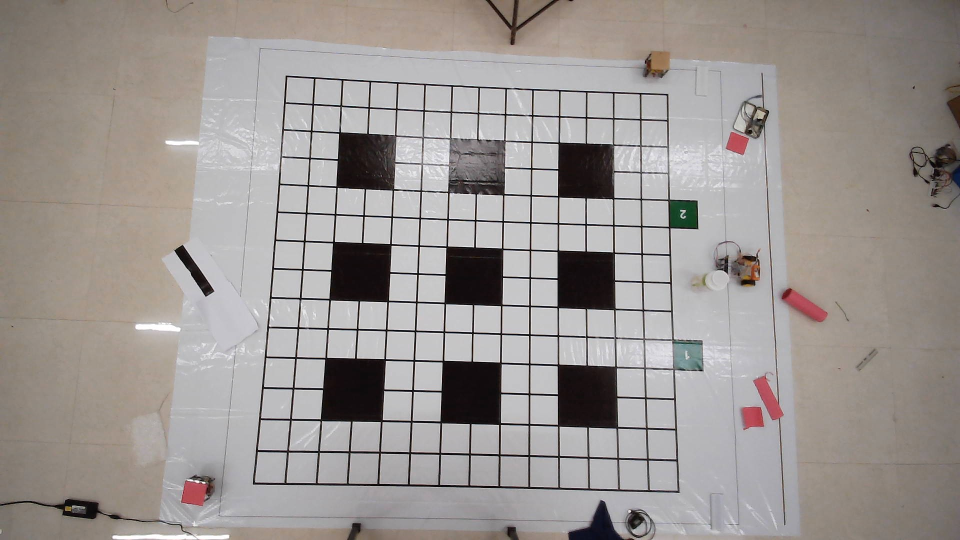
#> input picture img_align.jpg, 1920 x 1080 px (shown at 1/2 size)
$ python -i right_rotate.py   (imports and definitions only)
#> lines starting #> are read from the running program, lines starting #| are printed output that depends on the picture; after the words box and inside, x2 and y2 are one past the last pixel; in counts of white or black regions, pixels touching at a corner belong together
#> further down, picture is the input picture: shape (1080, 1920, 3); mean B, G, R 146.3, 149.5, 155.4
## only for ratating image by pi/2 radians according
# to green square loaction

import cv2
import numpy as np
import imutils
import matplotlib.pyplot as plt

class RotateImage:
    def __init__(self,img):
        self.img = img
        self.cX = 0
        self.cY = 0
        self.ac_rotation = 0
        self.h, self.w = self.img.shape[:2]
#> self.h = 1080; self.w = 1920
        self.total_area = self.h * self.w
#> self.total_area = 2073600
        self.total_rotate = 0

    def SqCenter(self):
        #rgb = cv2.cvtColor(self.img, cv2.COLOR_BGR2RGB)
        hsv = cv2.cvtColor(self.img, cv2.COLOR_BGR2HSV)
#> hsv: shape (1080, 1920, 3); mean H, S, V 63.4, 24.8, 156.3
        mask = cv2.inRange(hsv, (35, 20, 30), (80, 255,255))
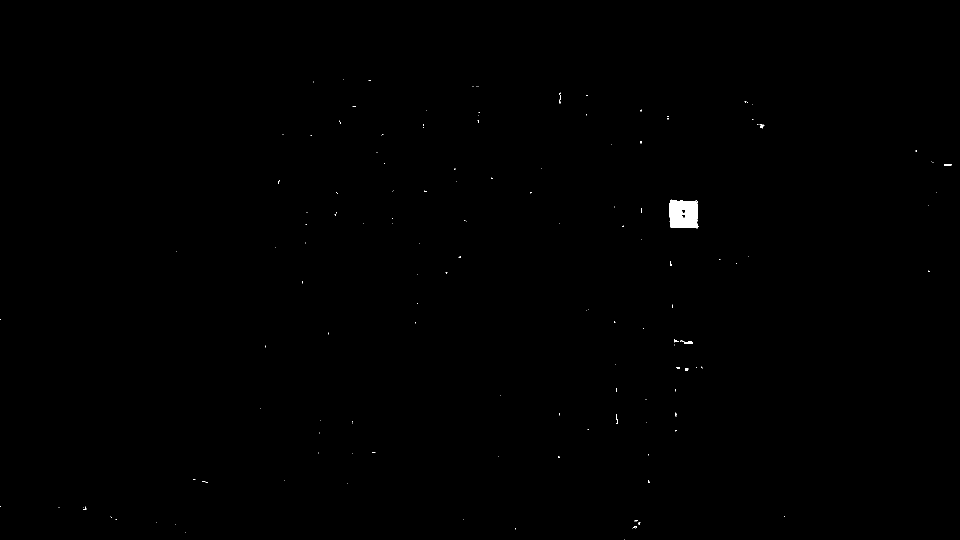
#> mask: shape (1080, 1920) (shown at 1/2 size); 0.18% white; 160 white regions (150 under 20 px)

        # mask = cv2.inRange(hsv, (35, 20, 30), (130, 255,255))
        #hls = cv2.cvtColor(rgb, cv2.COLOR_BGR2HLS)
        #mask = cv2.inRange(hls, (0, 0, 0), (80, 255,255))

        blurred = cv2.blur(mask, (10, 10))

# test results
        #cv2.imshow('rgb', rgb)
        # cv2.imshow('img', self.img)
#        cv2.imshow('blured', blurred)
        cv2.imshow('mask',mask)
        #cv2.imshow('hls',hls)
        #plt.imshow(hls)
        #plt.show()
        cv2.waitKey()
        cv2.destroyAllWindows()
        cnts = cv2.findContours(mask, cv2.RETR_EXTERNAL,
        	cv2.CHAIN_APPROX_SIMPLE)
#> cnts = 160 contours, 156 with area under 20; largest, box (x1, y1, x2, y2) and area: (1339, 400, 1396, 457) 2795, (1360, 681, 1386, 688) 61, (1889, 328, 1904, 332) 32, (1519, 249, 1528, 257) 22
        cnts = imutils.grab_contours(cnts)
        try :
            c = max(cnts,key=cv2.contourArea)
#> c = contour of 32 points, box (x1, y1, x2, y2) (1339, 400, 1396, 457), area 2795
            cv2.contourArea(c) > (0.005*self.total_area)
            M = cv2.moments(c)
#> M = moments, m00 2795, centre m10/m00, m01/m00 = (1366.1, 428.4)

            self.cX = int(M["m10"] / M["m00"])
#> self.cX = 1366
            self.cY = int(M["m01"] / M["m00"])
#> self.cY = 428

# [4 lines of commented-out code are left out]

            if self.cY < int(self.h/4):
                pass
            elif self.cX > int(self.w * 3 /4) :
                self.img = cv2.rotate(self.img, cv2.cv2.ROTATE_90_COUNTERCLOCKWISE)
                self.total_rotate = 90
#               print('90 clock active')
            elif self.cY > int(self.h * 3 /4):
                self.img = cv2.rotate(self.img, cv2.cv2.ROTATE_180)
                self.total_rotate = 180
#                print('180 active')
            elif self.cX < int(self.w /4):
                self.img = cv2.rotate(self.img, cv2.cv2.ROTATE_90_CLOCKWISE)
                self.total_rotate = 270
#                print('90 ac active')
            return self.img,self.total_rotate

        except:
            print('green square not found')
            return None,None
        # cv2.imshow('aligned', self.img)
        # cv2.waitKey()
        # cv2.destroyAllWindows()


>>> import cv2
>>> picture = cv2.imread('../img_align.jpg')
>>> result = RotateImage(picture).SqCenter()
